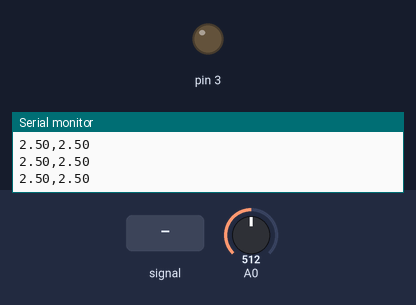
The sketch below on a simulated Arduino Uno, built with avr-gcc and run on an emulated ATmega328P. Shown: output pins drawn as LEDs (lit = HIGH), the last lines printed to the serial monitor. Inputs (shaded band) come from the test bench; at power-on: A0 = 512.

Above: at 1.2 s.
1.3 s: A0 fed a 2 Hz sine of ±306 counts around its level
At 1.55 s:
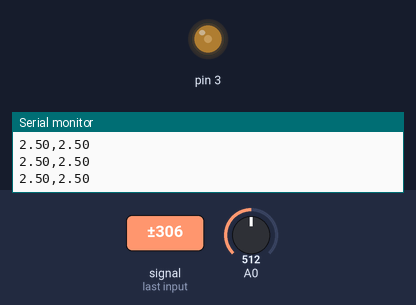
4.3 s: A0 set to 122
At 5.0 s:
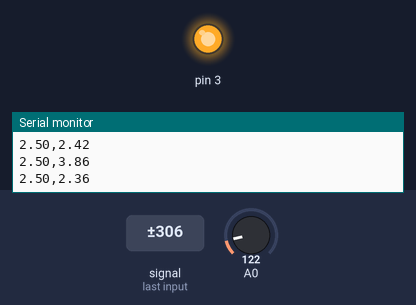
6.2 s: A0 set to 1010
At 7.6 s:
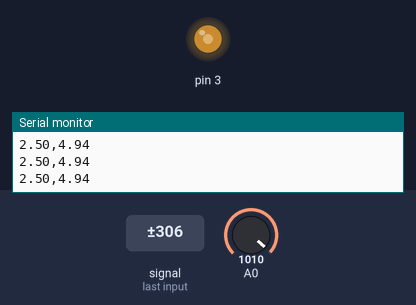
Timing chart, 0 to 9.3 s (numbered marks = the images above; inputs shaded):
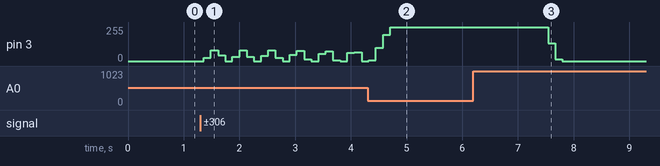

The sketch:

PIDtimeinterrupt.ino
```cpp
#include <TimerOne.h>

#define delta 4000

#define target 2.5
#define Kp 50
#define Ki 0
#define Kd 0

volatile float duty = 0;
volatile float dt, preTime;
volatile float error;
volatile float P, I, D, preP;

void PID() {
  P = target - error;
  I += P * delta;
  D = (P - preP) / delta;
  preP = P;

  duty += Kp * P + Ki * I + Kd * D;
}

void serialMonitor() {
//  Serial.print(dt); Serial.print(",");
//  Serial.print(duty, 3); Serial.print(",");
//  Serial.print(P, 3); Serial.print(",");
//  Serial.print(I, 3); Serial.print(",");
//  Serial.print(D, 3); Serial.print(",");
  Serial.print(target); Serial.print(",");
  Serial.println(error);
}

void callback() {
  analogWrite(3, constrain(duty, 0, 255));
  for (int i = 0; i < 1000; i++) {
    error += analogRead(0);
  }
  error = 5.0 * (error / 1000) / 1023;

  PID();

  serialMonitor();
}

void setup() {
  Serial.begin(9600);

  Timer1.initialize(delta);
  Timer1.attachInterrupt(callback);
}

void loop() {

}
```

Measured:
- after the input at 6.2 s, pin 3: 255/255 → 135/255 after 1.3 s, → 13/255 0.13 s later, → 0/255 0.13 s later
